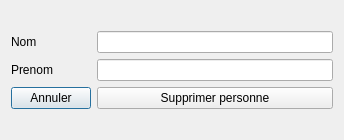
<?xml version="1.0" encoding="UTF-8"?>
<ui version="4.0">
 <class>supprimerPersonneClass</class>
 <widget class="QDialog" name="supprimerPersonneClass">
  <property name="geometry">
   <rect>
    <x>0</x>
    <y>0</y>
    <width>344</width>
    <height>140</height>
   </rect>
  </property>
  <property name="windowTitle">
   <string>Supprimer une personne</string>
  </property>
  <layout class="QGridLayout" name="gridLayout_3">
   <item row="0" column="0">
    <layout class="QGridLayout" name="gridLayout">
     <item row="0" column="0">
      <widget class="QLabel" name="label">
       <property name="text">
        <string>Nom</string>
       </property>
      </widget>
     </item>
     <item row="1" column="0">
      <widget class="QLabel" name="label_2">
       <property name="text">
        <string>Prenom</string>
       </property>
      </widget>
     </item>
     <item row="2" column="0">
      <layout class="QGridLayout" name="gridLayout_2">
       <item row="0" column="0">
        <widget class="QPushButton" name="AnnulerPushButton">
         <property name="text">
          <string>Annuler</string>
         </property>
        </widget>
       </item>
      </layout>
     </item>
     <item row="0" column="1">
      <widget class="QLineEdit" name="nomLineEdit"/>
     </item>
     <item row="1" column="1">
      <widget class="QLineEdit" name="prenomLineEdit"/>
     </item>
     <item row="2" column="1">
      <widget class="QPushButton" name="supprimerPersonnePushButton">
       <property name="text">
        <string>Supprimer personne</string>
       </property>
      </widget>
     </item>
    </layout>
   </item>
  </layout>
 </widget>
 <layoutdefault spacing="6" margin="11"/>
 <resources/>
 <connections>
  <connection>
   <sender>AnnulerPushButton</sender>
   <signal>clicked()</signal>
   <receiver>supprimerPersonneClass</receiver>
   <slot>close()</slot>
   <hints>
    <hint type="sourcelabel">
     <x>53</x>
     <y>108</y>
    </hint>
    <hint type="destinationlabel">
     <x>171</x>
     <y>69</y>
    </hint>
   </hints>
  </connection>
 </connections>
</ui>
